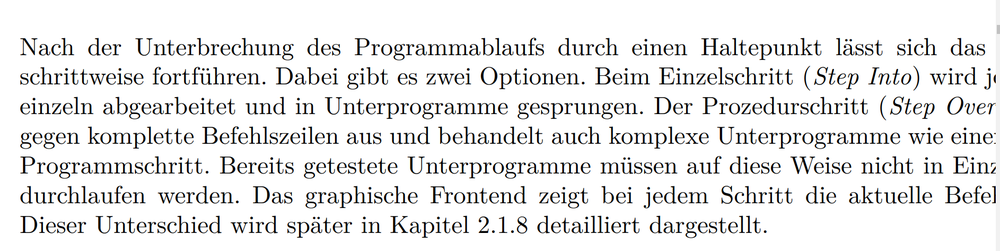
#> input picture Photos/Untitled2.png, 1000 x 251 px, shrunk from 1886 x 473 before the run, found by its file name
$ python rect.py
#> lines starting #> are read from the running program, lines starting #| are printed output that depends on the picture; after the words box and inside, x2 and y2 are one past the last pixel; in counts of white or black regions, pixels touching at a corner belong together


import cv2
import numpy as np

image = cv2.imread('C:/Users/trpun/Desktop/Project OCR/Photos/Untitled2.png')
#> image is the input picture: shape (251, 1000, 3); mean B, G, R 231.9, 231.9, 231.9
gray = cv2.cvtColor(image, cv2.COLOR_BGR2GRAY)
blur = cv2.GaussianBlur(gray, (7,7), 0)
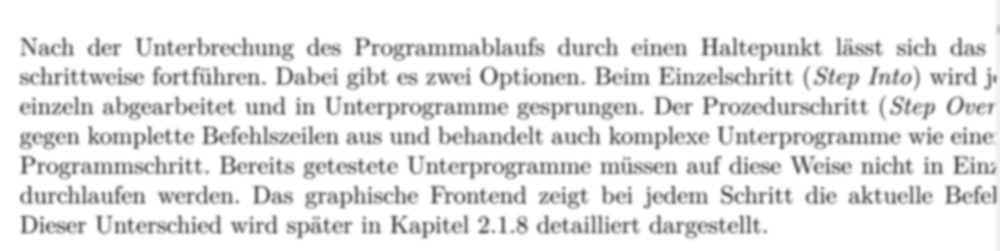
#> blur: shape (251, 1000); min 95, max 255, mean 231.9
thresh = cv2.threshold(blur, 0, 255, cv2.THRESH_BINARY_INV + cv2.THRESH_OTSU)[1]
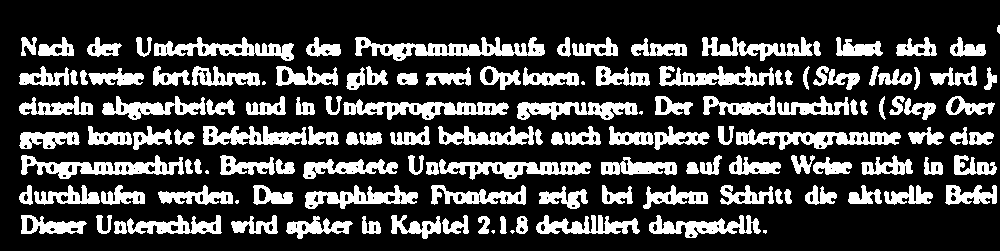
#> thresh: shape (251, 1000); 24.6% white; 135 white regions (8 under 20 px), largest, box (x1, y1, x2, y2) and area: (355, 37, 545, 61) 2022, (21, 155, 184, 179) 1718, (736, 129, 901, 150) 1696
kernel = cv2.getStructuringElement(cv2.MORPH_RECT, (5,5))
dilate = cv2.dilate(thresh, kernel, iterations=2)
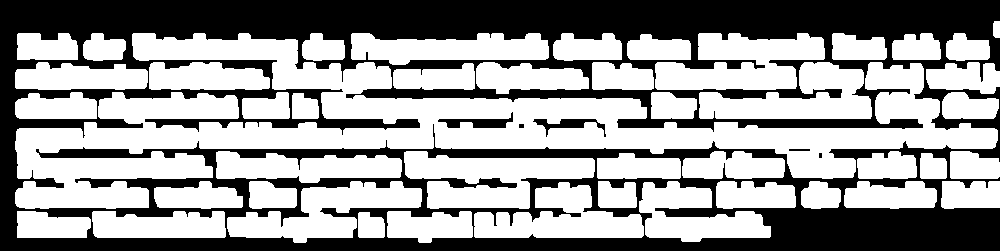
#> dilate: shape (251, 1000); 59.4% white; 6 black regions (1 under 20 px)
cnts = cv2.findContours(dilate, cv2.RETR_EXTERNAL, cv2.CHAIN_APPROX_SIMPLE)
#> cnts = 45 contours; largest, box (x1, y1, x2, y2) and area: (15, 33, 998, 209) 50485, (404, 151, 595, 209) 6299, (655, 33, 825, 90) 6114, (227, 181, 422, 243) 5452, (699, 62, 872, 119) 5314
cnts = cnts[0] if len(cnts) == 2 else cnts[1]
for c in cnts:
    x,y,w,h = cv2.boundingRect(c)
    cv2.rectangle(image, (x, y), (x + w, y + h), (36,255,12), 2)
#> this loop made 45 passes
#> (x, y, w, h) on passes 1 to 12: (358, 212, 27, 26), (387, 211, 86, 32), (92, 211, 134, 27), (17, 211, 74, 27), (474, 182, 170, 56), (941, 181, 59, 28), (844, 181, 93, 28), (801, 181, 40, 28), (716, 181, 80, 28), (639, 181, 132, 61), (598, 181, 39, 27), (227, 181, 195, 62)
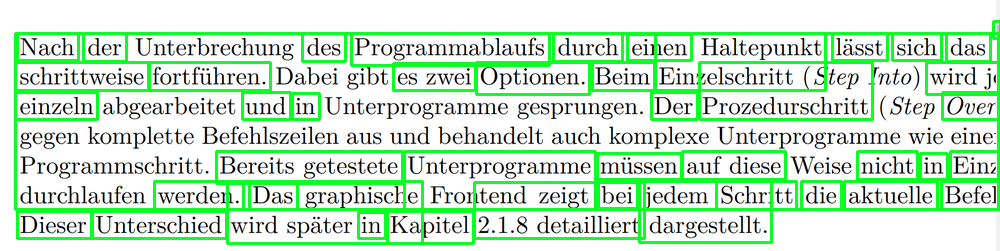
#> image: shape (251, 1000, 3); 11.96% of pixels changed, all inside (x1, y1, x2, y2) = (14, 20, 1000, 245)

cv2.imshow('thresh', thresh)
cv2.imshow('dilate', dilate)
cv2.imshow('image', image)
cv2.waitKey()
